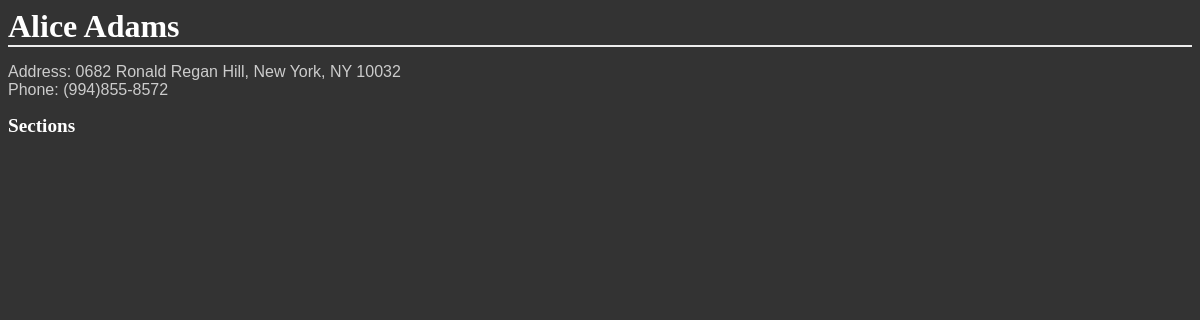
The app's page /districts/1/schools/3/students/1/, older data.
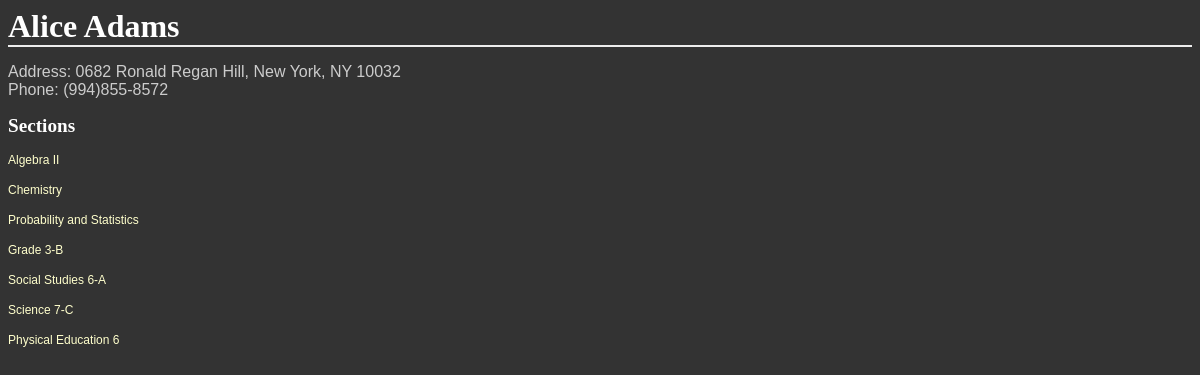
The same page, newer data.
### database_setup.py (models this page shows, shortened)
class Section(Base):
    __tablename__ = 'section'
    id = Column(Integer, primary_key=True)
    name = Column(String(40), nullable=False)
    school_id = Column(Integer, ForeignKey('school.id'))
    school = relationship(School)
    teacher_id = Column(Integer, ForeignKey('teacher.id'))
    teacher = relationship(Teacher)
    students = relationship('Student', secondary='enrollment')

### schools.py (the view)
@app.route('/districts/<int:district_id>/schools/<int:school_id>/students/<int:student_id>/')
def showStudent(district_id, school_id, student_id):
    student = session.query(Student).filter_by(id=student_id).one()
    sections = student.sections
    return render_template('student.html',
                           district_id=district_id,
                           school_id=school_id,
                           student=student,
                           sections=sections)

### templates/student.html
<html>
<head>
	<link rel=stylesheet type=text/css href="{{ url_for('static', filename='styles.css') }}">
</head>
<body>
<h1>{{student.first_name}} {{student.last_name}}</h1>
<p>Address: {{student.address}}, {{student.city}}, {{student.state}} {{student.zip}}<br>
Phone: {{student.phone}}</p>
<h2>Sections</h2>
{% for section in sections %}
	<p><a href='{{url_for('showSection', district_id=district_id, school_id=school_id, section_id=section.id)}}'>{{section.name}}</a></p>
{% endfor %}
</body>
</html>

Row changes from the older to the newer data that the page shows:
now on this page (row edited): Section: name "Algebra II"
now on this page (row edited): Section: name "Chemistry"
now on this page (row edited): Section: name "Probability and Statistics"
now on this page (row edited): Section: name "Grade 3-B"
now on this page (row edited): Section: name "Social Studies 6-A"
now on this page (row edited): Section: name "Science 7-C"
now on this page (row edited): Section: name "Physical Education 6"
